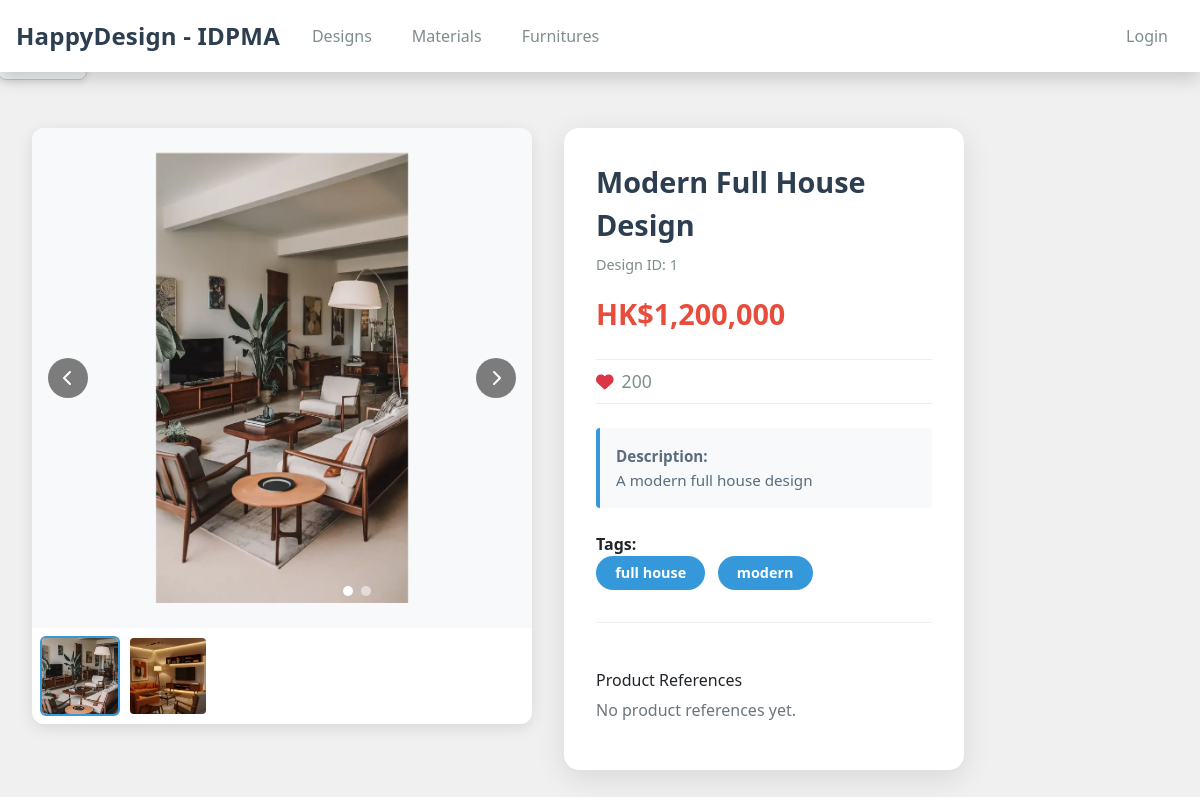
Page /designer/design-detail.php?id=1 on the committed database.
### tables this page shows
CREATE TABLE `DesignImage` (
  `imageid` int NOT NULL AUTO_INCREMENT,
  `designid` int NOT NULL,
  `image_filename` varchar(500) NOT NULL,
  `image_order` int DEFAULT 1,
  `created_at` TIMESTAMP DEFAULT CURRENT_TIMESTAMP,
  PRIMARY KEY (`imageid`),
  KEY `designid_idx` (`designid`),
  CONSTRAINT `fk_designimage_designid` FOREIGN KEY (`designid`) REFERENCES `Design` (`designid`) ON DELETE CASCADE
);

CREATE TABLE `Design` (
  `designid` int NOT NULL AUTO_INCREMENT,
  `designName` VARCHAR(255) NOT NULL,
  `expect_price` int NOT NULL,
  `description` TEXT DEFAULT NULL,
  `tag` TEXT NOT NULL,
  `likes` int NOT NULL,
  `designerid` int NOT NULL,
  `supplierid` int NOT NULL,
  PRIMARY KEY (`designid`),
  KEY `designerid_pk_idx` (`designerid`),
  CONSTRAINT `designerid_pk` FOREIGN KEY (`designerid`) REFERENCES `Designer` (`designerid`),
  CONSTRAINT `supplierid_pk` FOREIGN KEY (`supplierid`) REFERENCES `Supplier` (`supplierid`)
);

### designer/design-detail.php (the view, shortened to what this page needs)
<?php
require_once __DIR__ . '/../config.php';
$designid = isset($_GET['id']) ? (int) $_GET['id'] : 0;
$dsql = "SELECT d.*, des.dname, des.demail, des.dtel, des.status
         FROM Design d
         JOIN Designer des ON d.designerid = des.designerid
         WHERE d.designid = ?";
$stmt = $mysqli->prepare($dsql);
$stmt->bind_param("i", $designid);
$stmt->execute();
$design = $stmt->get_result()->fetch_assoc();
$imagesql = "SELECT imageid, image_filename FROM DesignImage WHERE designid = ? ORDER BY image_order ASC";
$imageStmt = $mysqli->prepare($imagesql);
$imageStmt->bind_param("i", $designid);
$imageStmt->execute();
$imageResult = $imageStmt->get_result();
$designImages = [];
while ($row = $imageResult->fetch_assoc()) {
    $designImages[] = $row;
}
$productRefs = [];
?>
<!DOCTYPE html>
<html lang="en">
<head>
    <link href="https://cdn.jsdelivr.net/npm/bootstrap@5.0.2/dist/css/bootstrap.min.css" rel="stylesheet">
    <link rel="stylesheet" href="https://cdnjs.cloudflare.com/ajax/libs/font-awesome/6.4.0/css/all.min.css">
    <link rel="stylesheet" href="../css/styles.css">
</head>
<body>
    <?php include_once __DIR__ . '/../includes/header.php'; ?>
    <main class="container-lg mt-4">
        <div class="design-detail-wrapper">
            <?php if (empty($editMode)): ?>
            <div class="design-image-section">
                <div class="design-carousel-wrapper">
                    <div class="design-carousel" id="designCarousel">
                        <?php foreach ($designImages as $index => $image): ?>
                            <div class="carousel-item <?= $index === 0 ? 'active' : '' ?>">
                                <img src="<?= htmlspecialchars('../uploads/designs/' . $image['image_filename']) ?>"
                                    alt="Design Image <?= $index + 1 ?>">
                            </div>
                        <?php endforeach; ?>
                        <?php if (count($designImages) > 1): ?>
                            <div class="carousel-controls">
                                <button class="carousel-btn" onclick="previousImage()" title="Previous image">
                                    <i class="fas fa-chevron-left"></i>
                                </button>
                                <button class="carousel-btn" onclick="nextImage()" title="Next image">
                                    <i class="fas fa-chevron-right"></i>
                                </button>
                            </div>
                        <?php endif; ?>
                        <?php if (count($designImages) > 1): ?>
                            <div class="carousel-indicators">
                                <?php foreach ($designImages as $index => $image): ?>
                                    <div class="indicator <?= $index === 0 ? 'active' : '' ?>"
                                        onclick="goToImage(<?= $index ?>)" title="Image <?= $index + 1 ?>"></div>
                                <?php endforeach; ?>
                            </div>
                        <?php endif; ?>
                    </div>
                    <?php if (count($designImages) > 1): ?>
                        <div class="thumbnail-strip">
                            <?php foreach ($designImages as $index => $image): ?>
                                <div class="thumbnail <?= $index === 0 ? 'active' : '' ?>" onclick="goToImage(<?= $index ?>)">
                                    <img src="<?= htmlspecialchars('../uploads/designs/' . $image['image_filename']) ?>"
                                        alt="Thumbnail <?= $index + 1 ?>">
                                </div>
                            <?php endforeach; ?>
                        </div>
                    <?php endif; ?>
                </div>
            </div>
            <?php endif; ?>
            <div class="design-panel">
                <?php
                $isOwnerDesigner = !empty($_SESSION['user']) && (($_SESSION['user']['role'] ?? '') === 'designer') && ((int) ($_SESSION['user']['designerid'] ?? 0) === (int) $design['designerid']);
                $editMode = $isOwnerDesigner && (isset($_GET['edit']) && $_GET['edit'] === '1');
                ?>
                <?php if (empty($editMode)): ?>
                <div class="design-title"><?= htmlspecialchars($design['designName'] ?? 'Untitled Design') ?></div>
                <div style="font-size: 0.9rem; color: #7f8c8d; margin-bottom: 1rem;">Design ID: <?= $designid ?></div>
                <div class="design-price">HK$<?= number_format((float) ($design['expect_price'] ?? 0)) ?></div>
                <div class="design-stats">
                    <div class="likes-count">
                        <i class="fas fa-heart text-danger"></i>
                        <?= $design['likes'] ?? 0 ?>
                    </div>
                </div>
                <?php if (empty($editMode)): ?>
                <div class="back-button">
                    <button type="button" class="btn btn-light" onclick="history.back()" aria-label="Back">
                    </button>
                </div>
                <?php endif; ?>
                <?php endif; ?>
                <?php if (empty($editMode) && !empty($design['description'])): ?>
                <div class="design-description">
                    <strong>Description:</strong><br>
                    <?= htmlspecialchars($design['description']) ?>
                </div>
                <?php endif; ?>
                <?php if (empty($editMode) && !empty($design['tag'])): ?>
                <div class="design-tags">
                    <strong>Tags:</strong><br>
                    <?php
                    $tags = array_map('trim', explode(',', $design['tag']));
                    foreach ($tags as $tag):
                    ?>
                        <span class="badge"><?= htmlspecialchars($tag) ?></span>
                    <?php endforeach; ?>
                </div>
                <?php endif; ?>
                <div class="mt-4">
                    <h6>Product References</h6>
                    <?php if (count($productRefs) > 0): ?>
                        <ul class="list-group mb-2">
                            <?php foreach ($productRefs as $ref): ?>
                                <li class="list-group-item d-flex justify-content-between align-items-start">
                                    <div>
                                        <strong><?= htmlspecialchars($ref['product_name'] ?? ('Product #' . ($ref['productid'] ?? ''))) ?></strong>
                                        <?php if (!empty($ref['note'])): ?>
                                            <div class="text-muted small"><?= htmlspecialchars($ref['note']) ?></div>
                                        <?php endif; ?>
                                        <div class="text-muted small">Added: <?= htmlspecialchars($ref['created_at'] ?? '') ?>
                                        </div>
                                    </div>
                                    <?php if ($isOwnerDesigner && !empty($editMode)): ?>
                                                        <form method="post" class="ref-remove" style="margin:0">
                                            <input type="hidden" name="action" value="delete_product_ref">
                                            <input type="hidden" name="refid" value="<?= (int) $ref['id'] ?>">
                                            <button class="btn btn-sm btn-outline-danger" type="submit"
                                                onclick="return confirm('Remove this reference?')">Remove</button>
                                        </form>
                                    <?php endif; ?>
                                </li>
                            <?php endforeach; ?>
                        </ul>
                    <?php else: ?>
                        <p class="text-muted">No product references yet.</p>
                    <?php endif; ?>
                </div>
            </div>
        </div>
    </main>
</body>
</html>

### css/styles.css (style rules this page uses)
html, body { height: 100%; }
body { background-color: #f0f0f0; margin: 0; min-height: 100vh; display: flex; flex-direction: column; font-family: 'Segoe UI', Tahoma, Geneva, Verdana, sans-serif; }
main { flex: 1; padding: 10px 0; }
.container-lg { max-width: 1200px; margin: 0 auto; padding: 0 1rem; }
.btn { display: inline-flex; align-items: center; justify-content: center; gap: 0.5rem; padding: 0.75rem 1.5rem; font-size: 1rem; font-weight: 600; border: none; border-radius: 8px; cursor: pointer; transition: all 0.3s ease; text-decoration: none; margin: 0.25rem; box-shadow: 0 2px 6px rgba(0, 0, 0, 0.1); }
.btn-light { background-color: #ecf0f1; color: #2c3e50; border: 1px solid #bdc3c7; }
.back-button { position: absolute; top: 20px; left: 20px; background: rgba(255, 255, 255, 0.9); border: none; border-radius: 50%; width: 45px; height: 45px; display: flex; align-items: center; justify-content: center; cursor: pointer; transition: all 0.3s ease; box-shadow: 0 4px 15px rgba(0, 0, 0, 0.1); color: #2c3e50; font-size: 1.2rem; z-index: 10; }
.likes-count { font-size: 1.1rem; color: #7f8c8d; font-weight: 500; display: flex; align-items: center; gap: 0.5rem; }
.design-detail-wrapper { display: flex; gap: 2rem; align-items: stretch; max-width: max-content; margin: 0 auto; padding: 2rem 1rem; }
.design-image-section { flex: 0 0 auto; width: 500px; }
.design-carousel-wrapper { border-radius: 12px; overflow: hidden; box-shadow: 0 4px 15px rgba(0, 0, 0, 0.1); background-color: #f8f9fa; margin-bottom: 1rem; }
.design-carousel { position: relative; width: 100%; height: 500px; background-color: #f8f9fa; display: flex; align-items: center; justify-content: center; overflow: hidden; }
.carousel-item { position: absolute; top: 0; left: 0; width: 100%; height: 100%; display: none; align-items: center; justify-content: center; opacity: 0; transition: opacity 0.3s ease; }
.carousel-item.active { display: flex; opacity: 1; }
.carousel-item img { max-width: 90%; max-height: 90%; width: auto; height: auto; object-fit: contain; }
.carousel-controls { position: absolute; top: 50%; width: 100%; display: flex; justify-content: space-between; padding: 0 1rem; transform: translateY(-50%); pointer-events: none; z-index: 5; }
.carousel-btn { pointer-events: all; background: rgba(0, 0, 0, 0.5); color: white; border: none; width: 40px; height: 40px; border-radius: 50%; display: flex; align-items: center; justify-content: center; cursor: pointer; transition: background 0.3s; }
.carousel-indicators { position: absolute; bottom: 1rem; left: 50%; transform: translateX(-50%); display: flex; gap: 0.5rem; z-index: 10; }
.indicator { width: 10px; height: 10px; border-radius: 50%; background: rgba(255, 255, 255, 0.5); cursor: pointer; transition: background 0.3s; }
.indicator.active { background: white; }
.thumbnail-strip { display: flex; gap: 0.5rem; padding: 0.5rem; background: white; overflow-x: auto; }
.thumbnail { width: 80px; height: 80px; border-radius: 6px; overflow: hidden; cursor: pointer; border: 2px solid transparent; transition: border-color 0.3s; flex-shrink: 0; }
.thumbnail img { width: 100%; height: 100%; object-fit: cover; }
.thumbnail.active { border-color: #3498db; }
.design-panel { flex: 0 0 400px; background-color: white; border-radius: 15px; box-shadow: 0 8px 30px rgba(0, 0, 0, 0.1); padding: 2rem; display: flex; flex-direction: column; }
.back-button { margin-bottom: 1.5rem; }
.design-title { font-size: 1.8rem; font-weight: 600; color: #2c3e50; margin-bottom: 0.5rem; }
.design-price { margin-bottom: 1rem; }
.design-description { background-color: #f8f9fa; border-radius: 8px; padding: 1rem; margin-bottom: 1.5rem; border-left: 4px solid #3498db; }
.design-stats { display: flex; align-items: center; gap: 1rem; margin-bottom: 1.5rem; color: #7f8c8d; font-size: 0.95rem; }
.likes-count { display: flex; align-items: center; gap: 0.5rem; }
.design-tags { margin-bottom: 1.5rem; padding-bottom: 1.5rem; border-bottom: 1px solid #ecf0f1; }

### rows in the picture
designimage: image_filename (picture)
designimage: image_filename (picture)
design: designName "Modern Full House Design", expect_price "1,200,000", likes "200", description "A modern full house design", tag "full house", tag "modern"

### other values in the picture
$designid "1"
